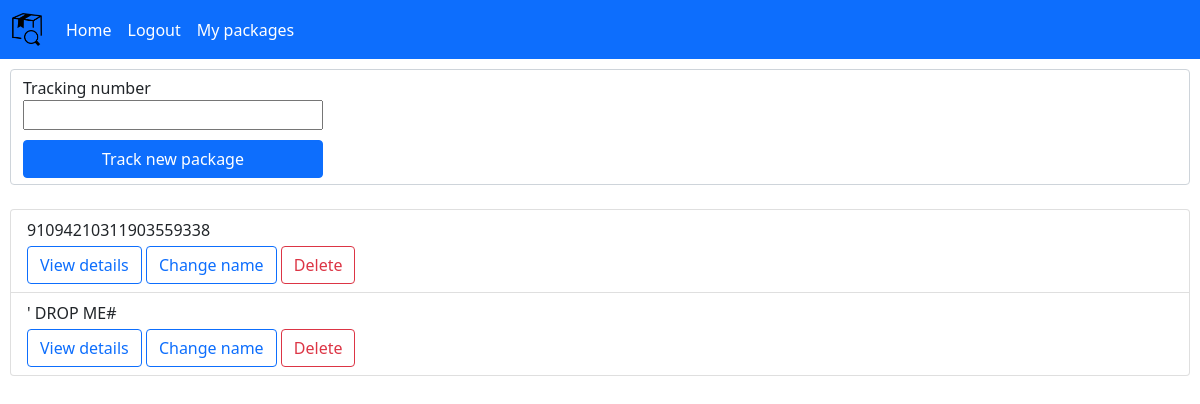
Before: /packageList (signed in) with the older database file.
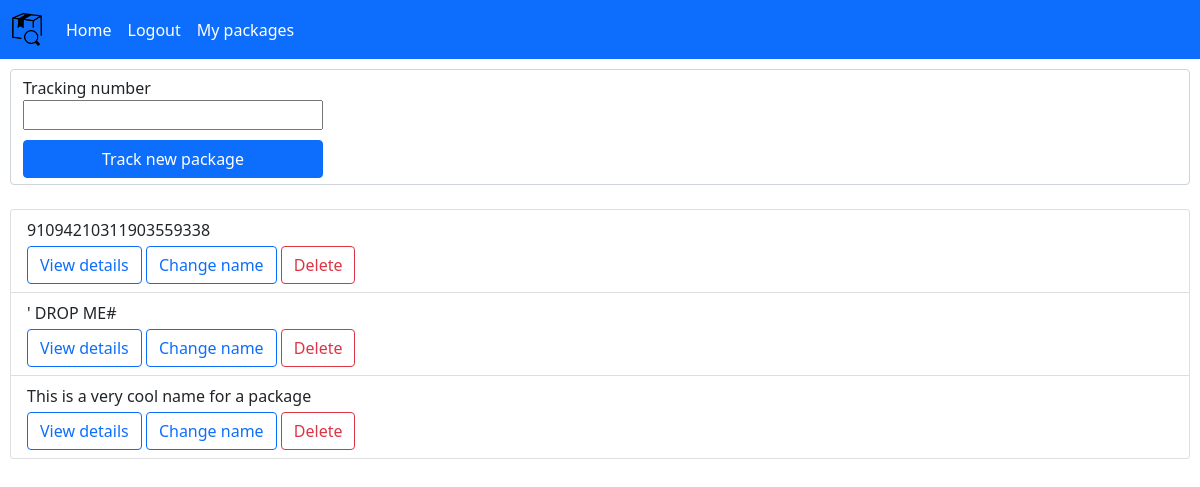
After: the same page with the newer database file.
### tables this page shows
CREATE TABLE "packages" (
	"id"	INTEGER NOT NULL,
	"title"	TEXT(50) DEFAULT NULL,
	"trackingNumber"	TEXT NOT NULL,
	"user_id"	INTEGER NOT NULL,
	"last_updated"	INTEGER(15) NOT NULL DEFAULT 0,
	"last_new_data"	INTEGER(15) NOT NULL,
	"email_sent"	INTEGER(1) NOT NULL DEFAULT 0,
	FOREIGN KEY("user_id") REFERENCES "users"("id"),
	PRIMARY KEY("id" AUTOINCREMENT)
);

### main.py (the view, shortened to what this page needs)
@app.route("/packageList", methods=["GET", "POST"])
@login_required
def packageList():
	form = forms.AddPackageForm()
	packageListDict = packageHandler.getListOfPackages(session["userID"])
	return render_template("packageList.html", form=form, packageList=packageListDict)

### forms.py
class AddPackageForm(FlaskForm):
	trackingCode = StringField("Tracking number", validators=[DataRequired()], render_kw={"style": "width: 300px;"})
	classes = {"trackingCode": ""}

### main.py (called while the page is built)
def login_required(func):
	@wraps(func) # This decorator copies over function attributes like __name__, docstring etc. required by flask for some reason
	def wrapper(*args, **kwargs):
		if "userID" in session and session["userID"] > 0:
			return func(*args, **kwargs)
		else:
			flash("You need to log in to do that!", "danger")
			return redirect(url_for("login"))
	return wrapper

### packages.py (called while the page is built)
def createDBConnection(func):
	def wrapper(self, *args, **kwargs):
		with sqlite3.connect(self.dbPath) as con:
			self.con = con
			return func(self, *args, **kwargs)
	return wrapper

	@createDBConnection
	def getListOfPackages(self, userID):
		cur = self.con.cursor()
		cur.row_factory = sqlite3.Row # Dictionary format
		cur.execute("SELECT id, COALESCE(title, trackingNumber) AS title, last_new_data, ? AS current_time FROM packages WHERE user_id = ?", [time(), userID])
		result = cur.fetchall()
		cur.close()
		return result

### templates/packageList.html (shortened to what this page needs)
{% from "includes/form_renderer.html" import render_form %}
{% extends "main_layout_container.html" %}
{% block body %}
	<div style="padding: 10px;">
		<form action="" method="POST">
			<div class="form-control">
				{{render_form(form)}}
				<input type="submit" class="btn btn-primary d-inline-block" value="Track new package" style="width: 300px;" />
			</div>
		</form>
		<br>
		<ul class="list-group" id="packageListUL">
			{% if not packageList %}
				<li class="list-group-item" style="border: 1px solid black;">You are not tracking any packages. Add one!</li>
			{% else %}
				{% for package in packageList %}
					<li class="list-group-item align-top" id="packageListLI-{{package['id']}}">
						<p class="d-inline-block mb-1" id="packageLabel-{{package['id']}}">{{ package["title"] }}</p>
						<br>
						<a role="button" class="btn btn-outline-primary" href="/packageDetails/{{package['id']}}">View details</a>
						<button type="button" class="btn btn-outline-primary" data-bs-toggle="modal" data-bs-target="#titleInputModal" onclick="assignPackageIDToModal(`{{package['id']}}`, `titleInputModal`)">Change name</button>
						<button type="button" class="btn btn-outline-danger d-inline-block" data-bs-toggle="modal" data-bs-target="#deleteModal" onclick="assignPackageIDToModal(`{{package['id']}}`, `deleteModal`)">Delete</button>
					</li>
				{% endfor %}
			{% endif %}
		</ul>
	</div>
{% endblock %}

Changed rows visible on the page:
added packages: title "This is a very cool name for a package"
